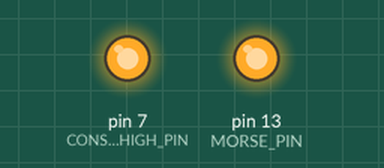
Bench run of a sketch on a simulated Arduino Uno, built with avr-gcc and run on an emulated ATmega328P. On the bench: output pins drawn as LEDs (lit = HIGH).

Above: at 0.2 s.
At 12.2 s:
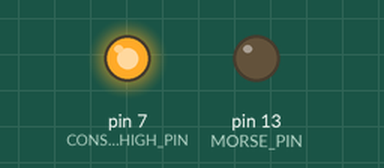
Timing chart, 0 to 17.7 s (numbered marks = the images above):
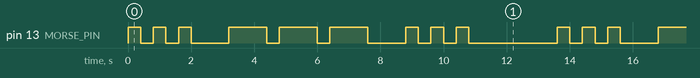

The sketch:

Sketch.ino
```cpp
#include "Arduino.h"
#include "MorseController.h"

const int CONST_HIGH_PIN = 7;
const int MORSE_PIN = 13;
const int DOT_PERIOD = 400;
MorseController _controller(MORSE_PIN, DOT_PERIOD, "SOS");

void setup()
{
	pinMode(CONST_HIGH_PIN, OUTPUT);
	digitalWrite(CONST_HIGH_PIN, HIGH);
    _controller.Setup();
}

void loop()
{
    _controller.Loop();
}
```

MorseController.cpp
```cpp
#include "MorseController.h"

const char* MorseController::Letters[] = {
    ".-",    // A
    "-...",  // B
    "-.-.",  // C
    "-..",   // D
    ".",     // E
    "..-.",  // F
    "--.",   // G
    "....",  // H
    "..",    // I
    ".---",  // J
    "-.-",   // K
    ".-..",  // L
    "--",    // M
    "-.",    // N
    "---",   // O
    ".--.",  // P
    "--.-",  // Q
    ".-.",   // R
    "...",   // S
    "-",     // T
    "..-",   // U
    "...-",  // V
    ".--",   // W
    "-..-",  // X
    "-.--",  // Y
    "--..",  // Z
};

const char* MorseController::Numbers[] = {
    "-----", // 0
    ".----", // 1
    "..---", // 2
    "...--", // 3
    "....-", // 4
    ".....", // 5
    "-....", // 6
    "--...", // 7
    "---..", // 8
    "----.", // 9
};

MorseController::MorseController(int pin, int dotPeriod, char* message)
    : _switch(pin)
{
    _dot = dotPeriod;
    _dash = _dot*3;
    _interGap = _dot;
    _shortGap = _dot*3;
    _mediumGap = _dot*7;
    _message = message;
}

void MorseController::Setup()
{
}

void MorseController::Loop()
{
	for (int i = 0; _message[i]; ++i)
	{
		const char* code = GetCharCode(_message[i]);

        if (code == NULL)
        {
            Off(_mediumGap);
            continue;
        }

		for (int j = 0; code[j]; ++j)
		{
			On(code[j] == '.' ? _dot : _dash);

			if (code[j+1] != '\0')
			{
				Off(_interGap);
			}
		}

		if (_message[i+1] != ' ' && _message[i+1] != '\0')
		{
			Off(_shortGap);
		}
	}

	Off(_mediumGap);
}

const char* MorseController::GetCharCode(char c)
{
    if ('A' <= c && c <= 'Z')
    {
        return Letters[c - 'A'];
    }

    if ('a' <= c && c <= 'z')
    {
        return Letters[c - 'a'];
    }

    if ('0' <= c && c <= '9')
    {
        return Numbers[c - '0'];
    }

    return NULL;
}

void MorseController::On(int period)
{
    _switch.On();
    delay(period);
}

void MorseController::Off(int period)
{
    _switch.Off();
    delay(period);
}
```

MorseController.h
```cpp
#include "Switch.h"

#ifndef MorseController_h
#define MorseController_h

class MorseController
{
    private:
        static const char* Letters[];
        static const char* Numbers[];

        Switch _switch;
        int _dot;
        int _dash;
        int _interGap;
        int _shortGap;
        int _mediumGap;
        char* _message;

    public:
        MorseController(int pin, int dorPeriod, char* message);
        void Setup();
        void Loop();

    private:
        const char* GetCharCode(char c);
        void On(int period);
        void Off(int period);
};

#endif
```

Switch.cpp
```cpp
#include "Arduino.h"
#include "Switch.h"

Switch::Switch(int pin)
{
    _pin = pin;

    pinMode(_pin, OUTPUT);
}

void Switch::On()
{
    digitalWrite(_pin, HIGH);
}

void Switch::Off()
{
    digitalWrite(_pin, LOW);
}

void Switch::Set(int state)
{
    digitalWrite(_pin, state == 0 ? LOW : HIGH);
}
```

Switch.h
```cpp
#include "Arduino.h"

#ifndef Switch_h
#define Switch_h

class Switch
{
    private:
        int _pin;
    public:
        Switch(int pin);
        void On();
        void Off();
        void Set(int state);
};

#endif
```

Measured:
- by itself, pin 13 (MORSE_PIN): repeats every 13.6 s: 2 × (LOW 0.40 s, HIGH 0.40 s), LOW 1.2 s, 2 × (HIGH 1.2 s, LOW 0.40 s), HIGH 1.2 s, LOW 1.2 s, 2 × (HIGH 0.40 s, LOW 0.40 s), HIGH 0.40 s, LOW 2.8 s, HIGH 0.40 s
- by itself, everything shown: repeats every 13.6 s, in 18 steps
